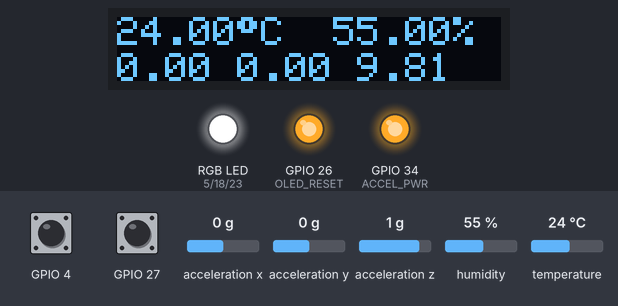
A sketch run on a simulated ESP32. Shown: 96×16 one-colour display, an RGB LED mixed from three pins (HIGH = lit), output pins drawn as LEDs (lit = HIGH). The inputs (shaded band) are chosen by the test bench; at power-on: GPIO 4 HIGH, GPIO 27 HIGH, acceleration x 0 g, acceleration y 0 g, acceleration z 1 g, humidity 55 %, temperature 24 °C. WiFi joins after 1.5 s; servers stay silent unless stated; what the sketch prints to the serial monitor is not drawn.

Above: at 11.1 s.
11.2 s: GPIO 4 pulled LOW for 0.15 s
At 12.0 s:
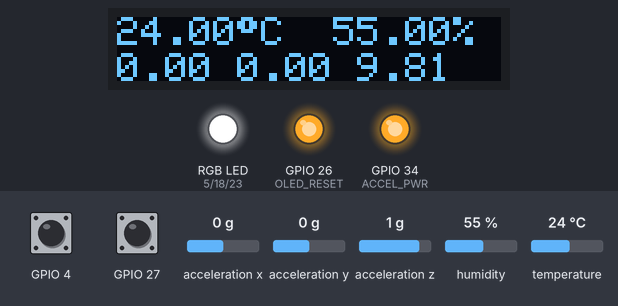
13.2 s: GPIO 27 pulled LOW for 0.15 s
At 14.3 s:
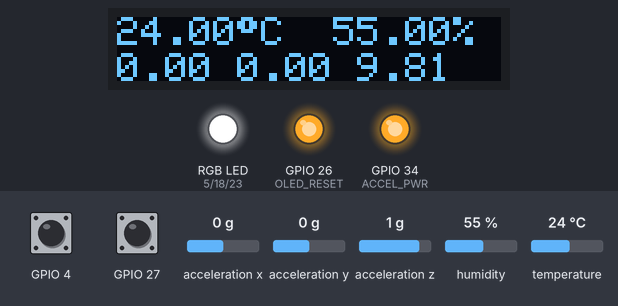
14.9 s: acceleration x set to -1.4 g
At 15.6 s:
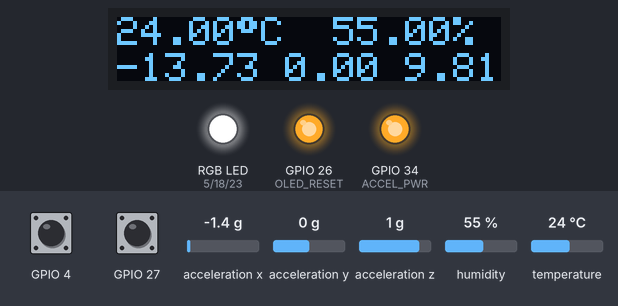
16.5 s: acceleration y set to -1.4 g
At 17.0 s:
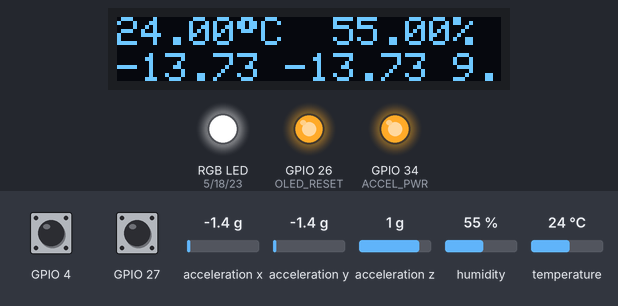
18.0 s: acceleration z set to -1.4 g
At 19.3 s:
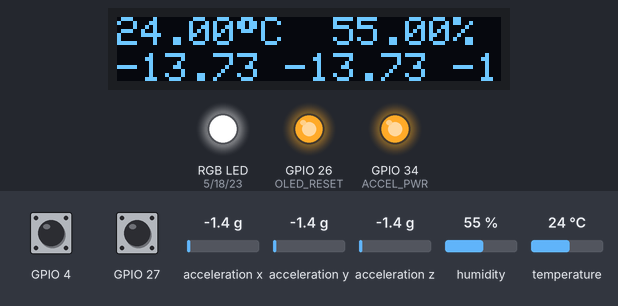
19.6 s: humidity set to 22 %
At 20.9 s:
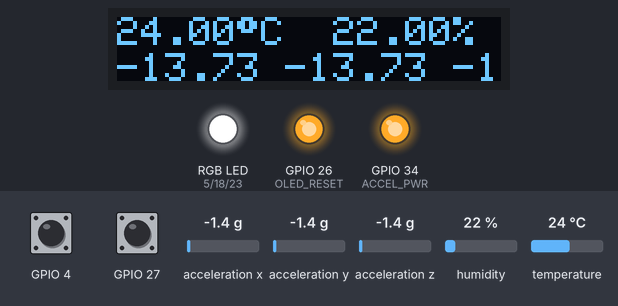
Timing chart, 0 to 22.2 s (numbered marks = the images above; inputs shaded):
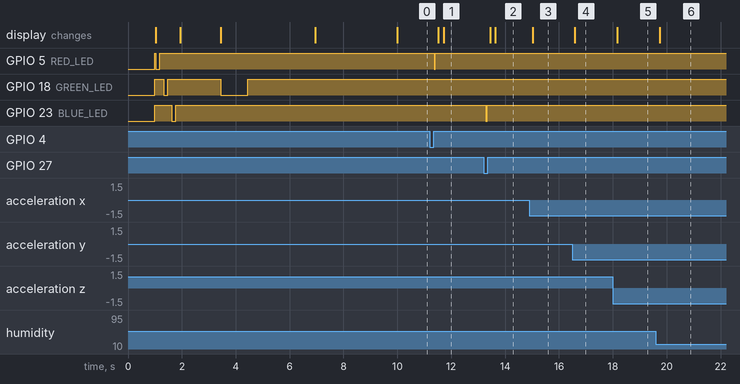

Measured:
- after the input at 11.2 s, GPIO 5 (RED_LED): HIGH → LOW after 0.16 s, → HIGH 0.05 s later; the display: first changes after 0.32 s (image 1 shows a later state)
- after the input at 13.2 s, GPIO 23 (BLUE_LED): HIGH → LOW after 0.09 s, → HIGH 0.05 s later; the display: first changes after 0.25 s (image 2 shows a later state)
- after the input at 14.9 s, the display: changes after 0.12 s (image 3)
- after the input at 16.5 s, the display: changes after 0.09 s (image 4)
- after the input at 18.0 s, the display: changes after 0.16 s (image 5)
- after the input at 19.6 s, the display: changes after 0.13 s (image 6)

The sketch:

Rev4_Hardware_Test.ino
```cpp
 /*********************************************************************
 The ESP32 Coin Cell Board uses Tools/Board/ESP32 Dev Module

 Thanks to Adafruit for the great oled display library. It's the best one for a 96x16 type
 Install the GFX, SSD1306, LIS3DH and ClosedCube HDC1080, libraries from the IDE
 Install the Adafruit Sensor Library from: https://github.com/adafruit/Adafruit_Sensor
 *********************************************************************/

 #include <Wire.h>
 #include <WiFi.h>
 #include "time.h"
 #include <Adafruit_GFX.h>
 #include <Adafruit_SSD1306.h>
 #include <Adafruit_LIS3DH.h>
 #include <Adafruit_Sensor.h>
 #include "ClosedCube_HDC1080.h"

 Adafruit_SSD1306 display(96, 16, &Wire, 26);
 Adafruit_LIS3DH lis = Adafruit_LIS3DH();
 ClosedCube_HDC1080 hdc1080;

 #define ACCEL_PWR 34
 #define OLED_RESET 26
 #define BLUE_LED 23
 #define RED_LED 5
 #define GREEN_LED 18
 #define LOGO16_GLCD_HEIGHT 16
 #define LOGO16_GLCD_WIDTH  96  //was 16

 const char* ssid       = "SSID";
 const char* password   = "PASSWORD";

 int threshold = 40;
 bool touch1detected = false;
 bool touch2detected = false;
 int wifi_connected;

 void gotTouch1()
 {
 touch1detected = true;
 }

void gotTouch2(){
 touch2detected = true;
}

void callback()
{
 //placeholder callback function
}

void setup()
{
 Serial.begin(115200);
 delay(1000); // give me time to bring up serial monitor

 pinMode(ACCEL_PWR, OUTPUT);

 pinMode(OLED_RESET, OUTPUT);
 pinMode(RED_LED, OUTPUT);
 pinMode(GREEN_LED, OUTPUT);
 pinMode(BLUE_LED, OUTPUT);

 digitalWrite(ACCEL_PWR, HIGH);
 digitalWrite(OLED_RESET, HIGH);
 digitalWrite(RED_LED, HIGH);   //Keep off
 digitalWrite(GREEN_LED, HIGH); //Keep off
 digitalWrite(BLUE_LED, HIGH);  //Keep off

 Wire.begin(13,14);             //ESP32 i2c pins
 display.setRotation(2);
 display.begin(SSD1306_SWITCHCAPVCC, 0x3C);
 hdc1080.begin(0x40);

 blinkRGB();

 display.clearDisplay();

 //Now connect to WiFi
 Serial.printf("Connecting to %s ", ssid);
 WiFi.begin(ssid, password);

 display.ssd1306_command(SSD1306_DISPLAYON);
 display.setTextSize(1);
 display.setTextColor(WHITE);

 int counter = 0;
 while (WiFi.status() != WL_CONNECTED) //if not connected to wifi
 {
   Serial.print(".");
   display.clearDisplay();
   display.setCursor(10,0);
   display.print("Connecting");
   display.setCursor(10,9);
   display.print("to wifi: ");
   display.print(counter);
   display.display();
   delay(1500);
   counter++;

   if (counter > 5)
   {
    display.clearDisplay();
    display.setCursor(15,0);
    display.println("No WiFi");
    Serial.println("No WiFi");
    display.display();
    delay(500);
    break;
   }

   if (WiFi.status() == WL_CONNECTED)  //if it connects to wifi
   {
    display.clearDisplay();
    display.setCursor(10,0);
    display.print("Connected!");
    display.display();
    digitalWrite(GREEN_LED, LOW);
    delay(1000);
    digitalWrite(GREEN_LED, HIGH);
    delay(1500);
    display.clearDisplay();

    display.setCursor(0,0);
    IPAddress myIP = WiFi.softAPIP();
    display.println(myIP);
    display.print("RSSI:");
    display.print(WiFi.RSSI());
    delay(1000);
   }
 }

  display.display();
  delay(1000);

  Serial.println("LIS3DH test!");

  if (! lis.begin(0x19))
  {
    Serial.println("Couldnt start");
    while (1);
  }
  Serial.println("LIS3DH found!");

  lis.setRange(LIS3DH_RANGE_4_G);   // 2, 4, 8 or 16 G!
  Serial.print("Range = "); Serial.print(2 << lis.getRange());
  Serial.println("G");

  touchAttachInterrupt(T0, gotTouch1, threshold);
  touchAttachInterrupt(T7, gotTouch2, threshold);

  delay(2000);
  display.clearDisplay();
}

void loop()
{
  lis.read();
  sensors_event_t event;
  lis.getEvent(&event);

  display.ssd1306_command(SSD1306_DISPLAYON);
  display.setTextSize(1);
  display.setTextColor(WHITE);

  display.setCursor(0,0);  //over,down
  display.print(hdc1080.readTemperature());
  display.print((char)247); // degree symbol
  display.print("C  ");
  display.print(hdc1080.readHumidity());
  display.print("%");

  display.setCursor(0,9);  //over,down
  display.print(event.acceleration.x);
  display.print(" ");
  display.print(event.acceleration.y);
  display.print(" ");
  display.print(event.acceleration.z);

  while(touch1detected)
  {
    Serial.println("Touch 0 detected");
    //display.clearDisplay();
    display.setCursor(0,0);;
    display.print("Left Touch");
    digitalWrite(RED_LED, LOW);    //On
    delay(50);
    digitalWrite(RED_LED, HIGH);   //Off
    delay(50);
    touch1detected = false;

    display.display();
    delay(50);
    display.clearDisplay();
  }
  while(touch2detected)
  {
    Serial.println("Touch 2 detected");
    display.setCursor(0,0);;
    display.print("Right Touch");
    digitalWrite(BLUE_LED, LOW);
    delay(50);
    digitalWrite(BLUE_LED, HIGH);
    delay(50);
    touch2detected = false;

    display.display();
    delay(50);
    display.clearDisplay();
  }

  display.display();
  delay(150);
  display.clearDisplay();
}

void blinkRGB(void)
{
  digitalWrite(RED_LED, LOW);   //led on
  delay(150);
  digitalWrite(RED_LED, HIGH);   //led off
  delay(150);
  digitalWrite(GREEN_LED, LOW);
  delay(150);
  digitalWrite(GREEN_LED, HIGH);
  delay(150);
  digitalWrite(BLUE_LED, LOW);
  delay(150);
  digitalWrite(BLUE_LED, HIGH);
  delay(150);
}
```
